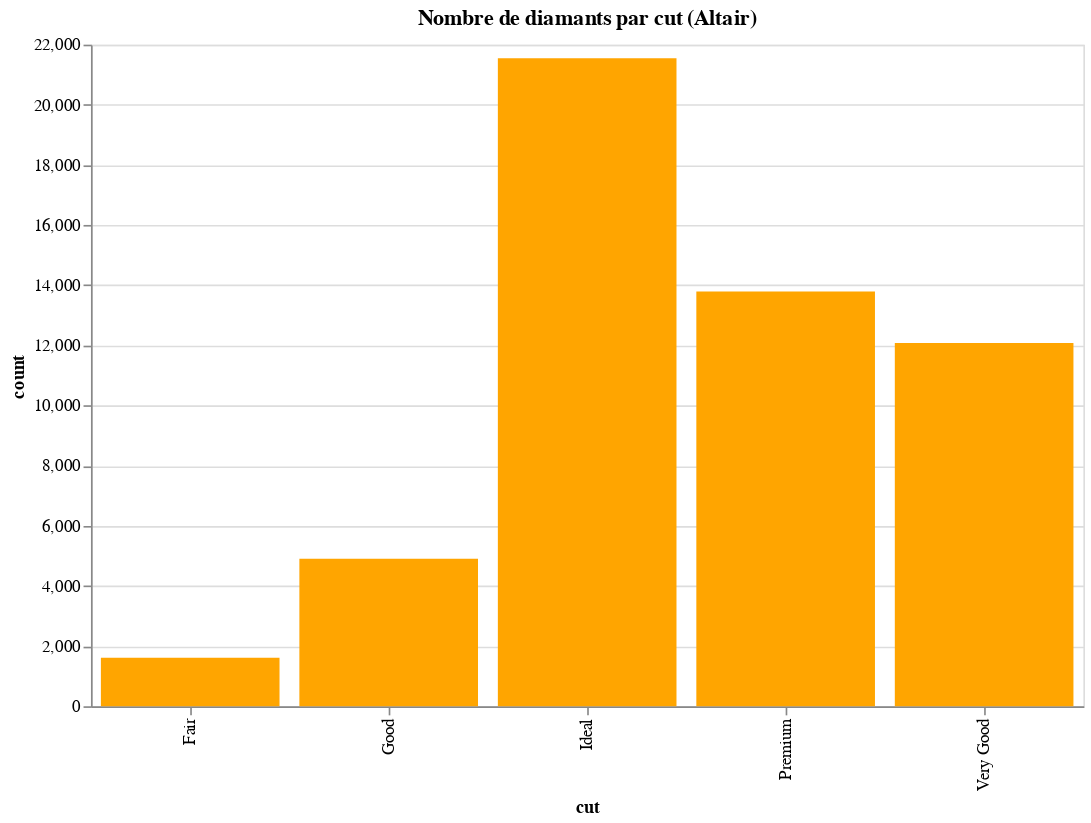

Notebook code for this chart:
### Code cell
import altair as alt

cut_counts_df = diamonds['cut'].value_counts().reset_index()
cut_counts_df.columns = ['cut', 'count']

chart = alt.Chart(cut_counts_df).mark_bar(color='orange').encode(
    x='cut',
    y='count'
).properties(
    title='Nombre de diamants par cut (Altair)',
    width=600,
    height=400
)

chart

### Figure 1 — Vega-Lite specification as saved in the notebook (floating-point values rounded to 4 significant figures)
{"config": {"view": {"continuousWidth": 300, "continuousHeight": 300}}, "data": {"name": "data-805ff72a8781605bae6e51f2726fd175"}, "mark": {"type": "bar", "color": "orange"}, "encoding": {"x": {"field": "cut", "type": "nominal"}, "y": {"field": "count", "type": "quantitative"}}, "height": 400, "title": "Nombre de diamants par cut (Altair)", "width": 600, "$schema": "https://vega.github.io/schema/vega-lite/v6.1.0.json", "datasets": {"data-805ff72a8781605bae6e51f2726fd175": [{"cut": "Ideal", "count": 21551}, {"cut": "Premium", "count": 13791}, {"cut": "Very Good", "count": 12082}, {"cut": "Good", "count": 4906}, {"cut": "Fair", "count": 1610}]}}
